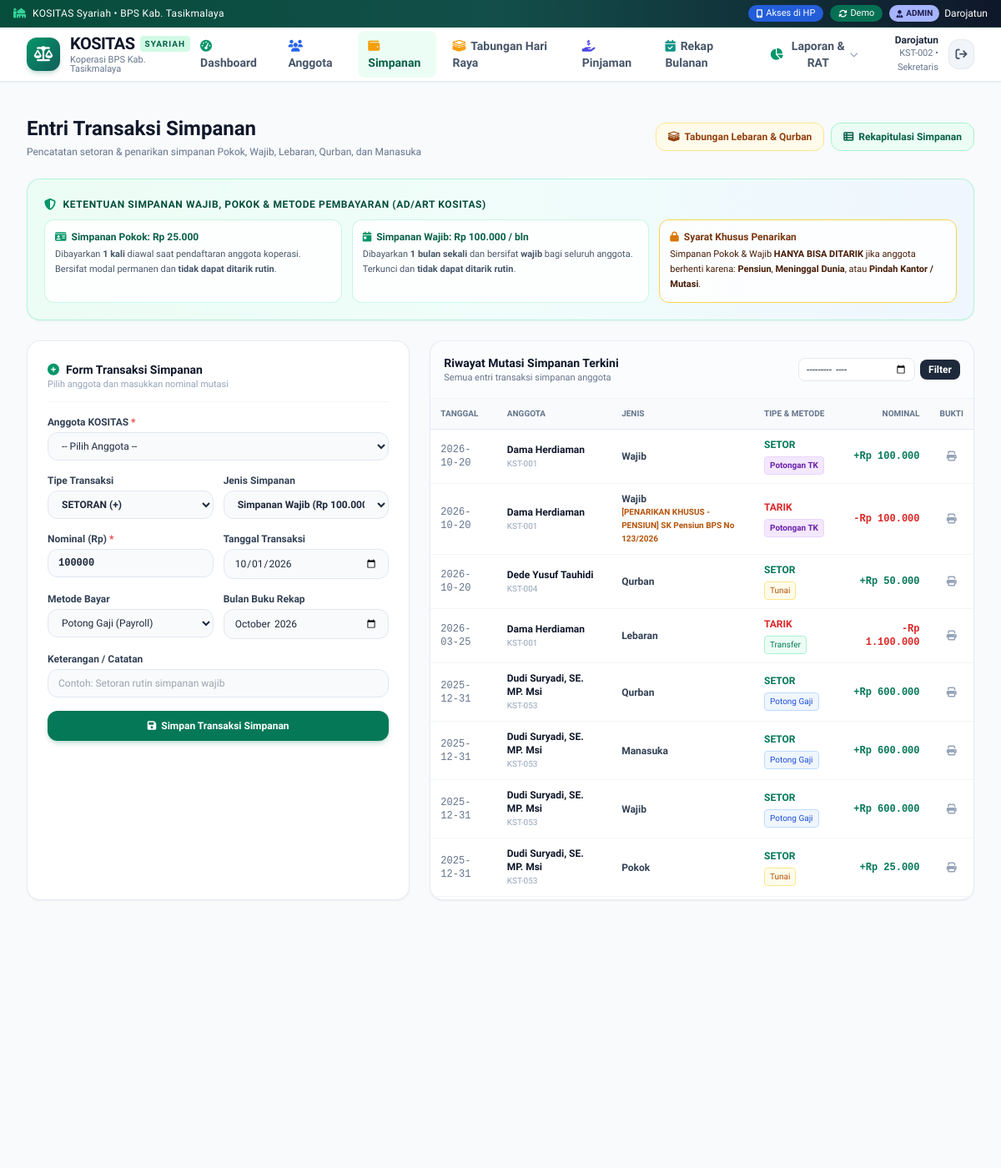
The page /admin/simpanan (signed in, upper part) on the database as committed earlier.
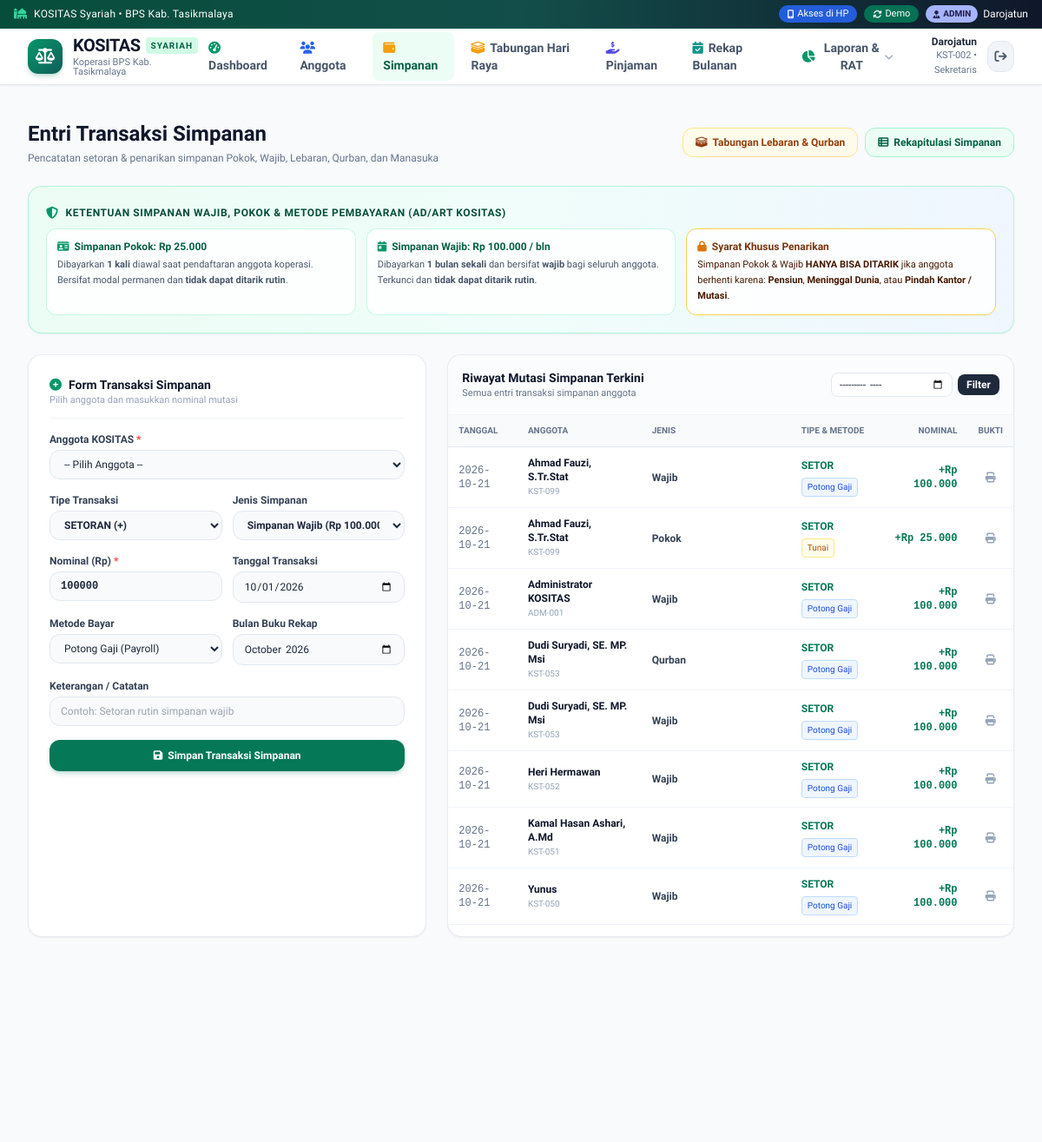
The same page on the database as committed later.
### tables this page shows
CREATE TABLE transaksi_simpanan (
        id INTEGER PRIMARY KEY AUTOINCREMENT,
        no_transaksi TEXT UNIQUE NOT NULL,
        anggota_id INTEGER NOT NULL,
        tanggal DATE NOT NULL,
        jenis_simpanan TEXT NOT NULL, -- 'Pokok', 'Wajib', 'Lebaran', 'Qurban', 'Manasuka'
        tipe TEXT NOT NULL, -- 'SETOR', 'TARIK'
        nominal REAL NOT NULL,
        keterangan TEXT,
        metode_bayar TEXT DEFAULT 'Potong Gaji', -- 'Potong Gaji', 'Tunai', 'Transfer'
        bulan_buku TEXT, -- 'YYYY-MM'
        created_by TEXT DEFAULT 'Admin',
        created_at TIMESTAMP DEFAULT CURRENT_TIMESTAMP,
        FOREIGN KEY (anggota_id) REFERENCES anggota (id) ON DELETE CASCADE
    );

CREATE TABLE anggota (
        id INTEGER PRIMARY KEY AUTOINCREMENT,
        no_anggota TEXT UNIQUE NOT NULL,
        nama TEXT NOT NULL,
        nip TEXT,
        jabatan TEXT DEFAULT 'Anggota',
        jenis_kelamin TEXT DEFAULT 'Pria',
        no_hp TEXT,
        email TEXT,
        alamat TEXT,
        tanggal_masuk DATE DEFAULT (CURRENT_DATE),
        tanggal_keluar DATE,
        status TEXT DEFAULT 'Aktif',
        password TEXT DEFAULT '123456',
        role TEXT DEFAULT 'anggota',
        created_at TIMESTAMP DEFAULT CURRENT_TIMESTAMP
    );

### app.py (the view, shortened to what this page needs)
@app.route('/admin/simpanan', methods=['GET', 'POST'])
@admin_required
def admin_simpanan():
    bulan_filter = request.args.get('bulan', '')
    transactions = models.get_all_transaksi_simpanan(limit=100, bulan_filter=bulan_filter if bulan_filter else None)
    members = models.get_all_anggota(status_filter='Aktif')
    return render_template('admin/simpanan_entry.html', transactions=transactions, members=members, bulan_filter=bulan_filter)

### app.py (called while the page is built)
def get_local_ip():
    try:
        s = socket.socket(socket.AF_INET, socket.SOCK_DGRAM)
        s.connect(('8.8.8.8', 80))
        ip = s.getsockname()[0]
        s.close()
        return ip
    except Exception:
        return '192.168.200.9'

@app.template_filter('rupiah')
def rupiah_filter(val):
    if val is None:
        return 'Rp 0'
    try:
        val = float(val)
        return f"Rp {val:,.0f}".replace(',', '.')
    except (ValueError, TypeError):
        return 'Rp 0'

def get_current_user():
    user_id = session.get('user_id')
    if not user_id:
        return None
    return models.get_anggota_by_id(user_id)

def is_ketua_koperasi_user(user):
    if not user:
        return False
    if user.get('role') != 'superadmin':
        return False
    jab = (user.get('jabatan') or '').strip().lower()
    if 'pemeriksa' in jab or 'pengawas' in jab:
        return False
    return 'ketua' in jab

### database.py (called while the page is built)
def get_db():
    conn = sqlite3.connect(DB_PATH, timeout=30.0)
    conn.row_factory = sqlite3.Row
    conn.execute("PRAGMA foreign_keys = ON")
    return conn

### templates/admin/simpanan_entry.html (shortened to what the changed rows need)
{% extends 'base.html' %}
{% block content %}
<div class="space-y-6">
  <div class="flex flex-col sm:flex-row sm:items-center justify-between gap-4">
    <div>
      <h1 class="text-2xl font-extrabold text-slate-900">Entri Transaksi Simpanan</h1>
    </div>
  </div>
  <div class="grid grid-cols-1 lg:grid-cols-12 gap-6">
    <div class="lg:col-span-5 bg-white rounded-2xl border border-slate-200/80 shadow-sm p-6 space-y-4">
      <div class="border-b border-slate-100 pb-3">
        <h2 class="text-sm font-bold text-slate-900 flex items-center gap-2">
          <i class="fa-solid fa-plus-circle text-emerald-600"></i>
          Form Transaksi Simpanan
        </h2>
      </div>
    </div>
    <div class="lg:col-span-7 bg-white rounded-2xl border border-slate-200/80 shadow-sm overflow-hidden flex flex-col">
      <div class="p-4 border-b border-slate-100 flex flex-col sm:flex-row sm:items-center justify-between gap-3 bg-slate-50/50">
        <div>
          <h2 class="text-sm font-bold text-slate-900">Riwayat Mutasi Simpanan Terkini</h2>
        </div>
      </div>
      <div class="overflow-x-auto flex-grow max-h-[600px] overflow-y-auto">
        <table class="w-full text-xs text-left">
          <thead class="bg-slate-50 text-slate-500 uppercase text-[10px] font-bold border-b border-slate-200 sticky top-0 z-10">
            <tr>
              <th class="py-2.5 px-3">Tanggal</th>
              <th class="py-2.5 px-3">Anggota</th>
              <th class="py-2.5 px-3">Jenis</th>
              <th class="py-2.5 px-3">Tipe & Metode</th>
              <th class="py-2.5 px-3 text-right">Nominal</th>
              <th class="py-2.5 px-3 text-center">Bukti</th>
            </tr>
          </thead>
          <tbody class="divide-y divide-slate-100">
            {% for t in transactions %}
            <tr class="hover:bg-slate-50/70 transition">
              <td class="py-2.5 px-3 text-slate-500 font-mono">{{ t.tanggal }}</td>
              <td class="py-2.5 px-3">
                <span class="font-bold text-slate-900 block">{{ t.nama_anggota }}</span>
                <span class="text-[10px] text-slate-400">{{ t.no_anggota }}</span>
              </td>
              <td class="py-2.5 px-3">
                <span class="font-semibold text-slate-700">{{ t.jenis_simpanan }}</span>
                {% if t.keterangan and 'PENARIKAN KHUSUS' in t.keterangan %}
                <span class="block text-[10px] text-amber-700 font-bold">{{ t.keterangan }}</span>
                {% endif %}
              </td>
              <td class="py-2.5 px-3">
                <div class="flex items-center gap-1.5 flex-wrap">
                  <span class="font-bold {% if t.tipe == 'SETOR' %}text-emerald-700{% else %}text-red-600{% endif %}">
                    {{ t.tipe }}
                  </span>
                  {% if t.metode_bayar == 'Potongan TK' %}
                  <span class="px-1.5 py-0.5 rounded text-[10px] font-bold bg-purple-100 text-purple-800 border border-purple-200">
                    Potongan TK
                  </span>
                  {% elif t.metode_bayar == 'Potong Gaji' %}
                  <span class="px-1.5 py-0.5 rounded text-[10px] font-medium bg-blue-50 text-blue-700 border border-blue-200">
                    Potong Gaji
                  </span>
                  {% elif t.metode_bayar == 'Tunai' %}
                  <span class="px-1.5 py-0.5 rounded text-[10px] font-medium bg-amber-50 text-amber-700 border border-amber-200">
                    Tunai
                  </span>
                  {% else %}
                  <span class="px-1.5 py-0.5 rounded text-[10px] font-medium bg-emerald-50 text-emerald-700 border border-emerald-200">
                    {{ t.metode_bayar or 'BSI' }}
                  </span>
                  {% endif %}
                </div>
              </td>
              <td class="py-2.5 px-3 text-right font-bold {% if t.tipe == 'SETOR' %}text-emerald-700{% else %}text-red-600{% endif %} font-mono">
                {% if t.tipe == 'SETOR' %}+{% else %}-{% endif %}{{ t.nominal|rupiah }}
              </td>
              <td class="py-2.5 px-3 text-center">
                <a href="{{ url_for('cetak_kuitansi_simpanan', id=t.id) }}" target="_blank" class="text-slate-400 hover:text-emerald-700 p-1">
                  <i class="fa-solid fa-print"></i>
                </a>
              </td>
            </tr>
            {% else %}
            <tr>
              <td colspan="6" class="py-8 text-center text-slate-400 text-xs">Belum ada transaksi simpanan tercatat.</td>
            </tr>
            {% endfor %}
          </tbody>
        </table>
      </div>
    </div>
  </div>
</div>
{% endblock %}

Rows that differ between the two databases and show on the page:
no longer on this page (row unchanged): transaksi_simpanan: tanggal "2026-10-20", nama_anggota "Dama Herdiaman", no_anggota "KST-001", jenis_simpanan "Wajib", tipe "SETOR", metode_bayar "Potongan TK", nominal|rupiah "Rp 100.000"
no longer on this page (row unchanged): transaksi_simpanan: tanggal "2026-10-20", nama_anggota "Dama Herdiaman", no_anggota "KST-001", jenis_simpanan "Wajib", keterangan "[PENARIKAN KHUSUS - PENSIUN] SK Pensiun BPS No 123/2026", tipe "TARIK", metode_bayar "Potongan TK", nominal|rupiah "Rp 100.000"
no longer on this page (row unchanged): transaksi_simpanan: tanggal "2026-10-20", nama_anggota "Dede Yusuf Tauhidi", no_anggota "KST-004", jenis_simpanan "Qurban", tipe "SETOR", metode_bayar "Tunai", nominal|rupiah "Rp 50.000"
no longer on this page (row unchanged): transaksi_simpanan: tanggal "2026-03-25", nama_anggota "Dama Herdiaman", no_anggota "KST-001", jenis_simpanan "Lebaran", tipe "TARIK", metode_bayar "Transfer", nominal|rupiah "Rp 1.100.000"
no longer on this page (row unchanged): transaksi_simpanan: tanggal "2025-12-31", nama_anggota "Dudi Suryadi, SE. MP. Msi", no_anggota "KST-053", jenis_simpanan "Qurban", tipe "SETOR", metode_bayar "Potong Gaji", nominal|rupiah "Rp 600.000"
no longer on this page (row unchanged): transaksi_simpanan: tanggal "2025-12-31", nama_anggota "Dudi Suryadi, SE. MP. Msi", no_anggota "KST-053", jenis_simpanan "Manasuka", tipe "SETOR", metode_bayar "Potong Gaji", nominal|rupiah "Rp 600.000"
no longer on this page (row unchanged): transaksi_simpanan: tanggal "2025-12-31", nama_anggota "Dudi Suryadi, SE. MP. Msi", no_anggota "KST-053", jenis_simpanan "Wajib", tipe "SETOR", metode_bayar "Potong Gaji", nominal|rupiah "Rp 600.000"
no longer on this page (row unchanged): transaksi_simpanan: tanggal "2025-12-31", nama_anggota "Dudi Suryadi, SE. MP. Msi", no_anggota "KST-053", jenis_simpanan "Pokok", tipe "SETOR", metode_bayar "Tunai", nominal|rupiah "Rp 25.000"
added transaksi_simpanan: tanggal "2026-10-21", nama_anggota "Ahmad Fauzi, S.Tr.Stat", no_anggota "KST-099", jenis_simpanan "Wajib", tipe "SETOR", metode_bayar "Potong Gaji", nominal|rupiah "Rp 100.000"
added transaksi_simpanan: tanggal "2026-10-21", nama_anggota "Ahmad Fauzi, S.Tr.Stat", no_anggota "KST-099", jenis_simpanan "Pokok", tipe "SETOR", metode_bayar "Tunai", nominal|rupiah "Rp 25.000"
added transaksi_simpanan: tanggal "2026-10-21", nama_anggota "Administrator KOSITAS", no_anggota "ADM-001", jenis_simpanan "Wajib", tipe "SETOR", metode_bayar "Potong Gaji", nominal|rupiah "Rp 100.000"
added transaksi_simpanan: tanggal "2026-10-21", nama_anggota "Dudi Suryadi, SE. MP. Msi", no_anggota "KST-053", jenis_simpanan "Qurban", tipe "SETOR", metode_bayar "Potong Gaji", nominal|rupiah "Rp 100.000"
added transaksi_simpanan: tanggal "2026-10-21", nama_anggota "Dudi Suryadi, SE. MP. Msi", no_anggota "KST-053", jenis_simpanan "Wajib", tipe "SETOR", metode_bayar "Potong Gaji", nominal|rupiah "Rp 100.000"
added transaksi_simpanan: tanggal "2026-10-21", nama_anggota "Heri Hermawan", no_anggota "KST-052", jenis_simpanan "Wajib", tipe "SETOR", metode_bayar "Potong Gaji", nominal|rupiah "Rp 100.000"
added transaksi_simpanan: tanggal "2026-10-21", nama_anggota "Kamal Hasan Ashari, A.Md", no_anggota "KST-051", jenis_simpanan "Wajib", tipe "SETOR", metode_bayar "Potong Gaji", nominal|rupiah "Rp 100.000"
added transaksi_simpanan: tanggal "2026-10-21", nama_anggota "Yunus", no_anggota "KST-050", jenis_simpanan "Wajib", tipe "SETOR", metode_bayar "Potong Gaji", nominal|rupiah "Rp 100.000"
